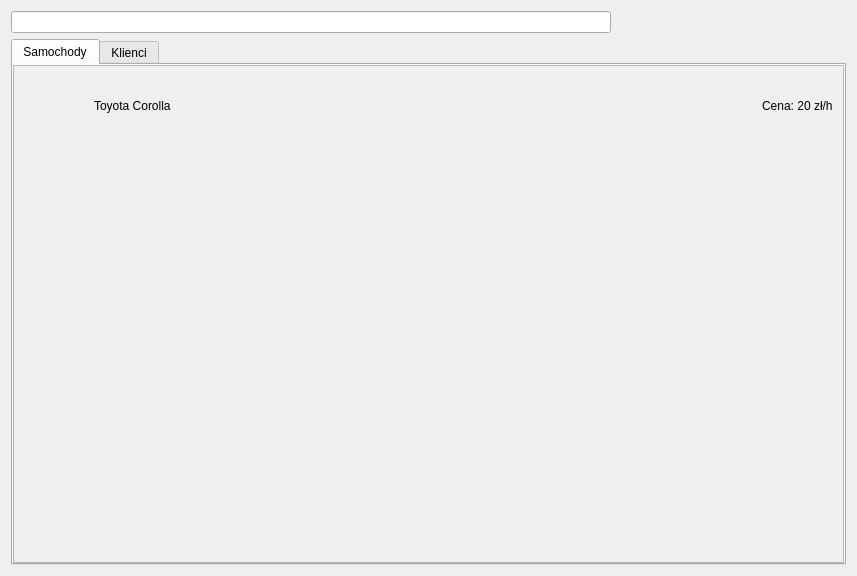
<?xml version="1.0" encoding="UTF-8"?>
<ui version="4.0">
 <class>Form</class>
 <widget class="QWidget" name="Form">
  <property name="geometry">
   <rect>
    <x>0</x>
    <y>0</y>
    <width>857</width>
    <height>576</height>
   </rect>
  </property>
  <property name="windowTitle">
   <string>Form</string>
  </property>
  <layout class="QGridLayout" name="gridLayout">
   <item row="0" column="0">
    <widget class="QLineEdit" name="searchField">
     <property name="maximumSize">
      <size>
       <width>600</width>
       <height>16777215</height>
      </size>
     </property>
    </widget>
   </item>
   <item row="1" column="0">
    <widget class="QTabWidget" name="tab">
     <property name="autoFillBackground">
      <bool>false</bool>
     </property>
     <property name="currentIndex">
      <number>0</number>
     </property>
     <widget class="QWidget" name="cars">
      <attribute name="title">
       <string>Samochody</string>
      </attribute>
      <layout class="QVBoxLayout" name="verticalLayout">
       <property name="spacing">
        <number>0</number>
       </property>
       <property name="leftMargin">
        <number>0</number>
       </property>
       <property name="topMargin">
        <number>0</number>
       </property>
       <property name="rightMargin">
        <number>0</number>
       </property>
       <property name="bottomMargin">
        <number>0</number>
       </property>
       <item>
        <widget class="QScrollArea" name="scrollArea">
         <property name="autoFillBackground">
          <bool>false</bool>
         </property>
         <property name="frameShadow">
          <enum>QFrame::Sunken</enum>
         </property>
         <property name="lineWidth">
          <number>1</number>
         </property>
         <property name="widgetResizable">
          <bool>true</bool>
         </property>
         <widget class="QWidget" name="carsContent">
          <property name="geometry">
           <rect>
            <x>0</x>
            <y>0</y>
            <width>831</width>
            <height>504</height>
           </rect>
          </property>
          <property name="class" stdset="0">
           <string>scrollAreaContent</string>
          </property>
          <layout class="QVBoxLayout" name="verticalLayout_4">
           <property name="spacing">
            <number>0</number>
           </property>
           <property name="leftMargin">
            <number>0</number>
           </property>
           <property name="topMargin">
            <number>0</number>
           </property>
           <property name="rightMargin">
            <number>0</number>
           </property>
           <property name="bottomMargin">
            <number>0</number>
           </property>
           <item>
            <widget class="QWidget" name="widget" native="true">
             <property name="minimumSize">
              <size>
               <width>0</width>
               <height>80</height>
              </size>
             </property>
             <property name="maximumSize">
              <size>
               <width>16777215</width>
               <height>80</height>
              </size>
             </property>
             <layout class="QVBoxLayout" name="verticalLayout_6">
              <property name="leftMargin">
               <number>0</number>
              </property>
              <property name="topMargin">
               <number>0</number>
              </property>
              <property name="rightMargin">
               <number>0</number>
              </property>
              <property name="bottomMargin">
               <number>0</number>
              </property>
              <item>
               <layout class="QHBoxLayout" name="horizontalLayout_3">
                <property name="spacing">
                 <number>10</number>
                </property>
                <property name="leftMargin">
                 <number>10</number>
                </property>
                <property name="rightMargin">
                 <number>10</number>
                </property>
                <item>
                 <widget class="QLabel" name="img">
                  <property name="minimumSize">
                   <size>
                    <width>60</width>
                    <height>60</height>
                   </size>
                  </property>
                  <property name="maximumSize">
                   <size>
                    <width>60</width>
                    <height>60</height>
                   </size>
                  </property>
                  <property name="text">
                   <string/>
                  </property>
                 </widget>
                </item>
                <item>
                 <widget class="QLabel" name="label">
                  <property name="text">
                   <string>Toyota Corolla</string>
                  </property>
                 </widget>
                </item>
                <item>
                 <spacer name="horizontalSpacer">
                  <property name="orientation">
                   <enum>Qt::Horizontal</enum>
                  </property>
                  <property name="sizeHint" stdset="0">
                   <size>
                    <width>40</width>
                    <height>20</height>
                   </size>
                  </property>
                 </spacer>
                </item>
                <item>
                 <widget class="QLabel" name="label_2">
                  <property name="text">
                   <string>Cena: 20 zł/h</string>
                  </property>
                 </widget>
                </item>
               </layout>
              </item>
             </layout>
            </widget>
           </item>
           <item>
            <spacer name="verticalSpacer">
             <property name="orientation">
              <enum>Qt::Vertical</enum>
             </property>
             <property name="sizeType">
              <enum>QSizePolicy::Expanding</enum>
             </property>
             <property name="sizeHint" stdset="0">
              <size>
               <width>20</width>
               <height>40</height>
              </size>
             </property>
            </spacer>
           </item>
          </layout>
         </widget>
        </widget>
       </item>
      </layout>
     </widget>
     <widget class="QWidget" name="clients">
      <attribute name="title">
       <string>Klienci</string>
      </attribute>
      <layout class="QVBoxLayout" name="verticalLayout_2">
       <property name="spacing">
        <number>0</number>
       </property>
       <property name="leftMargin">
        <number>0</number>
       </property>
       <property name="topMargin">
        <number>0</number>
       </property>
       <property name="rightMargin">
        <number>0</number>
       </property>
       <property name="bottomMargin">
        <number>0</number>
       </property>
       <item>
        <widget class="QScrollArea" name="scrollArea_2">
         <property name="frameShape">
          <enum>QFrame::NoFrame</enum>
         </property>
         <property name="frameShadow">
          <enum>QFrame::Raised</enum>
         </property>
         <property name="horizontalScrollBarPolicy">
          <enum>Qt::ScrollBarAsNeeded</enum>
         </property>
         <property name="widgetResizable">
          <bool>true</bool>
         </property>
         <widget class="QWidget" name="clientsContent">
          <property name="geometry">
           <rect>
            <x>0</x>
            <y>0</y>
            <width>833</width>
            <height>506</height>
           </rect>
          </property>
          <property name="class" stdset="0">
           <string>scrollAreaContent</string>
          </property>
          <layout class="QVBoxLayout" name="verticalLayout_3">
           <property name="spacing">
            <number>0</number>
           </property>
           <property name="leftMargin">
            <number>0</number>
           </property>
           <property name="topMargin">
            <number>0</number>
           </property>
           <property name="rightMargin">
            <number>0</number>
           </property>
           <property name="bottomMargin">
            <number>0</number>
           </property>
           <item>
            <widget class="QWidget" name="widget_2" native="true">
             <property name="minimumSize">
              <size>
               <width>0</width>
               <height>60</height>
              </size>
             </property>
             <property name="maximumSize">
              <size>
               <width>16777215</width>
               <height>60</height>
              </size>
             </property>
             <layout class="QHBoxLayout" name="horizontalLayout_4">
              <property name="spacing">
               <number>50</number>
              </property>
              <property name="leftMargin">
               <number>10</number>
              </property>
              <property name="topMargin">
               <number>0</number>
              </property>
              <property name="rightMargin">
               <number>10</number>
              </property>
              <property name="bottomMargin">
               <number>0</number>
              </property>
              <item>
               <widget class="QLabel" name="label_3">
                <property name="minimumSize">
                 <size>
                  <width>40</width>
                  <height>40</height>
                 </size>
                </property>
                <property name="maximumSize">
                 <size>
                  <width>40</width>
                  <height>40</height>
                 </size>
                </property>
                <property name="text">
                 <string>user img</string>
                </property>
               </widget>
              </item>
              <item>
               <widget class="QWidget" name="widget_3" native="true">
                <layout class="QVBoxLayout" name="verticalLayout_5">
                 <property name="leftMargin">
                  <number>9</number>
                 </property>
                 <property name="topMargin">
                  <number>9</number>
                 </property>
                 <property name="rightMargin">
                  <number>9</number>
                 </property>
                 <property name="bottomMargin">
                  <number>9</number>
                 </property>
                 <item>
                  <widget class="QWidget" name="widget_5" native="true">
                   <property name="layoutDirection">
                    <enum>Qt::LeftToRight</enum>
                   </property>
                   <layout class="QHBoxLayout" name="horizontalLayout_5">
                    <property name="leftMargin">
                     <number>0</number>
                    </property>
                    <property name="topMargin">
                     <number>0</number>
                    </property>
                    <property name="rightMargin">
                     <number>0</number>
                    </property>
                    <property name="bottomMargin">
                     <number>0</number>
                    </property>
                    <item>
                     <widget class="QLabel" name="label_8">
                      <property name="text">
                       <string>Imię i nazwisko:</string>
                      </property>
                     </widget>
                    </item>
                    <item>
                     <widget class="QLabel" name="label_4">
                      <property name="text">
                       <string>Jan Kowalski</string>
                      </property>
                     </widget>
                    </item>
                    <item>
                     <spacer name="horizontalSpacer_3">
                      <property name="orientation">
                       <enum>Qt::Horizontal</enum>
                      </property>
                      <property name="sizeHint" stdset="0">
                       <size>
                        <width>40</width>
                        <height>20</height>
                       </size>
                      </property>
                     </spacer>
                    </item>
                   </layout>
                  </widget>
                 </item>
                 <item>
                  <widget class="QWidget" name="widget_6" native="true">
                   <layout class="QHBoxLayout" name="horizontalLayout_6">
                    <property name="leftMargin">
                     <number>0</number>
                    </property>
                    <property name="topMargin">
                     <number>0</number>
                    </property>
                    <property name="rightMargin">
                     <number>0</number>
                    </property>
                    <property name="bottomMargin">
                     <number>0</number>
                    </property>
                    <item>
                     <widget class="QLabel" name="label_5">
                      <property name="text">
                       <string>Nr telefonu:</string>
                      </property>
                     </widget>
                    </item>
                    <item>
                     <widget class="QLabel" name="label_9">
                      <property name="text">
                       <string>123123123</string>
                      </property>
                     </widget>
                    </item>
                    <item>
                     <spacer name="horizontalSpacer_4">
                      <property name="orientation">
                       <enum>Qt::Horizontal</enum>
                      </property>
                      <property name="sizeHint" stdset="0">
                       <size>
                        <width>40</width>
                        <height>20</height>
                       </size>
                      </property>
                     </spacer>
                    </item>
                   </layout>
                  </widget>
                 </item>
                </layout>
               </widget>
              </item>
              <item>
               <widget class="QWidget" name="widget_4" native="true">
                <layout class="QVBoxLayout" name="verticalLayout_7">
                 <property name="leftMargin">
                  <number>9</number>
                 </property>
                 <item>
                  <widget class="QWidget" name="widget_8" native="true">
                   <layout class="QHBoxLayout" name="horizontalLayout_8">
                    <property name="leftMargin">
                     <number>0</number>
                    </property>
                    <property name="topMargin">
                     <number>0</number>
                    </property>
                    <property name="rightMargin">
                     <number>0</number>
                    </property>
                    <property name="bottomMargin">
                     <number>0</number>
                    </property>
                    <item>
                     <widget class="QLabel" name="label_10">
                      <property name="text">
                       <string>Wypożyczonych samochodów:</string>
                      </property>
                     </widget>
                    </item>
                    <item>
                     <widget class="QLabel" name="label_6">
                      <property name="text">
                       <string>0</string>
                      </property>
                     </widget>
                    </item>
                    <item>
                     <spacer name="horizontalSpacer_5">
                      <property name="orientation">
                       <enum>Qt::Horizontal</enum>
                      </property>
                      <property name="sizeHint" stdset="0">
                       <size>
                        <width>40</width>
                        <height>20</height>
                       </size>
                      </property>
                     </spacer>
                    </item>
                   </layout>
                  </widget>
                 </item>
                 <item>
                  <widget class="QWidget" name="widget_7" native="true">
                   <layout class="QHBoxLayout" name="horizontalLayout_7">
                    <property name="leftMargin">
                     <number>0</number>
                    </property>
                    <property name="topMargin">
                     <number>0</number>
                    </property>
                    <property name="rightMargin">
                     <number>0</number>
                    </property>
                    <property name="bottomMargin">
                     <number>0</number>
                    </property>
                    <item>
                     <widget class="QLabel" name="label_12">
                      <property name="text">
                       <string>Do zapłaty:</string>
                      </property>
                     </widget>
                    </item>
                    <item>
                     <widget class="QLabel" name="label_11">
                      <property name="text">
                       <string>0,00</string>
                      </property>
                     </widget>
                    </item>
                    <item>
                     <spacer name="horizontalSpacer_6">
                      <property name="orientation">
                       <enum>Qt::Horizontal</enum>
                      </property>
                      <property name="sizeHint" stdset="0">
                       <size>
                        <width>40</width>
                        <height>20</height>
                       </size>
                      </property>
                     </spacer>
                    </item>
                   </layout>
                  </widget>
                 </item>
                </layout>
               </widget>
              </item>
              <item>
               <spacer name="horizontalSpacer_2">
                <property name="orientation">
                 <enum>Qt::Horizontal</enum>
                </property>
                <property name="sizeHint" stdset="0">
                 <size>
                  <width>40</width>
                  <height>20</height>
                 </size>
                </property>
               </spacer>
              </item>
             </layout>
            </widget>
           </item>
           <item>
            <spacer name="verticalSpacer_2">
             <property name="orientation">
              <enum>Qt::Vertical</enum>
             </property>
             <property name="sizeHint" stdset="0">
              <size>
               <width>20</width>
               <height>318</height>
              </size>
             </property>
            </spacer>
           </item>
          </layout>
         </widget>
        </widget>
       </item>
      </layout>
     </widget>
    </widget>
   </item>
  </layout>
 </widget>
 <resources/>
 <connections/>
</ui>
